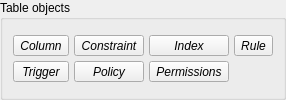
       <widget class="QGroupBox" name="tab_objs_grp">
        <property name="title">
         <string>Table objects</string>
        </property>
        <layout class="QGridLayout" name="gridLayout_7">
         <property name="leftMargin">
          <number>5</number>
         </property>
         <property name="topMargin">
          <number>5</number>
         </property>
         <property name="rightMargin">
          <number>5</number>
         </property>
         <property name="bottomMargin">
          <number>5</number>
         </property>
         <property name="spacing">
          <number>5</number>
         </property>
         <item row="0" column="0">
          <widget class="QWidget" name="tab_objs_btns_wgt" native="true">
           <property name="sizePolicy">
            <sizepolicy hsizetype="Preferred" vsizetype="Fixed">
             <horstretch>0</horstretch>
             <verstretch>0</verstretch>
            </sizepolicy>
           </property>
           <layout class="QGridLayout" name="gridLayout_2">
            <property name="leftMargin">
             <number>5</number>
            </property>
            <property name="topMargin">
             <number>5</number>
            </property>
            <property name="rightMargin">
             <number>5</number>
            </property>
            <property name="bottomMargin">
             <number>5</number>
            </property>
            <property name="spacing">
             <number>5</number>
            </property>
            <item row="0" column="4">
             <widget class="QToolButton" name="constraint_tb">
              <property name="sizePolicy">
               <sizepolicy hsizetype="Preferred" vsizetype="Fixed">
                <horstretch>0</horstretch>
                <verstretch>0</verstretch>
               </sizepolicy>
              </property>
              <property name="font">
               <font>
                <italic>true</italic>
                <bold>false</bold>
               </font>
              </property>
              <property name="focusPolicy">
               <enum>Qt::NoFocus</enum>
              </property>
              <property name="text">
               <string>Constraint</string>
              </property>
              <property name="icon">
               <iconset resource="../../res/resources.qrc">
                <normaloff>:/icons/icons/constraint.png</normaloff>:/icons/icons/constraint.png</iconset>
              </property>
              <property name="iconSize">
               <size>
                <width>32</width>
                <height>32</height>
               </size>
              </property>
              <property name="popupMode">
               <enum>QToolButton::InstantPopup</enum>
              </property>
              <property name="toolButtonStyle">
               <enum>Qt::ToolButtonTextUnderIcon</enum>
              </property>
             </widget>
            </item>
            <item row="0" column="8">
             <widget class="QToolButton" name="index_tb">
              <property name="sizePolicy">
               <sizepolicy hsizetype="Preferred" vsizetype="Fixed">
                <horstretch>0</horstretch>
                <verstretch>0</verstretch>
               </sizepolicy>
              </property>
              <property name="font">
               <font>
                <italic>true</italic>
                <bold>false</bold>
               </font>
              </property>
              <property name="focusPolicy">
               <enum>Qt::NoFocus</enum>
              </property>
              <property name="text">
               <string>Index</string>
              </property>
              <property name="icon">
               <iconset resource="../../res/resources.qrc">
                <normaloff>:/icons/icons/index.png</normaloff>:/icons/icons/index.png</iconset>
              </property>
              <property name="iconSize">
               <size>
                <width>32</width>
                <height>32</height>
               </size>
              </property>
              <property name="popupMode">
               <enum>QToolButton::InstantPopup</enum>
              </property>
              <property name="toolButtonStyle">
               <enum>Qt::ToolButtonTextUnderIcon</enum>
              </property>
             </widget>
            </item>
            <item row="1" column="4">
             <widget class="QToolButton" name="policy_tb">
              <property name="sizePolicy">
               <sizepolicy hsizetype="Preferred" vsizetype="Fixed">
                <horstretch>0</horstretch>
                <verstretch>0</verstretch>
               </sizepolicy>
              </property>
              <property name="font">
               <font>
                <italic>true</italic>
                <bold>false</bold>
               </font>
              </property>
              <property name="focusPolicy">
               <enum>Qt::NoFocus</enum>
              </property>
              <property name="text">
               <string>Policy</string>
              </property>
              <property name="icon">
               <iconset resource="../../res/resources.qrc">
                <normaloff>:/icons/icons/policy.png</normaloff>:/icons/icons/policy.png</iconset>
              </property>
              <property name="iconSize">
               <size>
                <width>32</width>
                <height>32</height>
               </size>
              </property>
              <property name="popupMode">
               <enum>QToolButton::InstantPopup</enum>
              </property>
              <property name="toolButtonStyle">
               <enum>Qt::ToolButtonTextUnderIcon</enum>
              </property>
             </widget>
            </item>
            <item row="0" column="9">
             <widget class="QToolButton" name="rule_tb">
              <property name="sizePolicy">
               <sizepolicy hsizetype="Preferred" vsizetype="Fixed">
                <horstretch>0</horstretch>
                <verstretch>0</verstretch>
               </sizepolicy>
              </property>
              <property name="font">
               <font>
                <italic>true</italic>
                <bold>false</bold>
               </font>
              </property>
              <property name="focusPolicy">
               <enum>Qt::NoFocus</enum>
              </property>
              <property name="text">
               <string>Rule</string>
              </property>
              <property name="icon">
               <iconset resource="../../res/resources.qrc">
                <normaloff>:/icons/icons/rule.png</normaloff>:/icons/icons/rule.png</iconset>
              </property>
              <property name="iconSize">
               <size>
                <width>32</width>
                <height>32</height>
               </size>
              </property>
              <property name="popupMode">
               <enum>QToolButton::InstantPopup</enum>
              </property>
              <property name="toolButtonStyle">
               <enum>Qt::ToolButtonTextUnderIcon</enum>
              </property>
             </widget>
            </item>
            <item row="0" column="2">
             <widget class="QToolButton" name="column_tb">
              <property name="sizePolicy">
               <sizepolicy hsizetype="Preferred" vsizetype="Fixed">
                <horstretch>0</horstretch>
                <verstretch>0</verstretch>
               </sizepolicy>
              </property>
              <property name="font">
               <font>
                <italic>true</italic>
                <bold>false</bold>
               </font>
              </property>
              <property name="focusPolicy">
               <enum>Qt::NoFocus</enum>
              </property>
              <property name="text">
               <string>Column</string>
              </property>
              <property name="icon">
               <iconset resource="../../res/resources.qrc">
                <normaloff>:/icons/icons/column.png</normaloff>:/icons/icons/column.png</iconset>
              </property>
              <property name="iconSize">
               <size>
                <width>32</width>
                <height>32</height>
               </size>
              </property>
              <property name="popupMode">
               <enum>QToolButton::InstantPopup</enum>
              </property>
              <property name="toolButtonStyle">
               <enum>Qt::ToolButtonTextUnderIcon</enum>
              </property>
             </widget>
            </item>
            <item row="1" column="2">
             <widget class="QToolButton" name="trigger_tb">
              <property name="sizePolicy">
               <sizepolicy hsizetype="Preferred" vsizetype="Fixed">
                <horstretch>0</horstretch>
                <verstretch>0</verstretch>
               </sizepolicy>
              </property>
              <property name="font">
               <font>
                <italic>true</italic>
                <bold>false</bold>
               </font>
              </property>
              <property name="focusPolicy">
               <enum>Qt::NoFocus</enum>
              </property>
              <property name="text">
               <string>Trigger</string>
              </property>
              <property name="icon">
               <iconset resource="../../res/resources.qrc">
                <normaloff>:/icons/icons/trigger.png</normaloff>:/icons/icons/trigger.png</iconset>
              </property>
              <property name="iconSize">
               <size>
                <width>32</width>
                <height>32</height>
               </size>
              </property>
              <property name="popupMode">
               <enum>QToolButton::InstantPopup</enum>
              </property>
              <property name="toolButtonStyle">
               <enum>Qt::ToolButtonTextUnderIcon</enum>
              </property>
             </widget>
            </item>
            <item row="1" column="8">
             <widget class="QToolButton" name="tab_perms_tb">
              <property name="sizePolicy">
               <sizepolicy hsizetype="Preferred" vsizetype="Fixed">
                <horstretch>0</horstretch>
                <verstretch>0</verstretch>
               </sizepolicy>
              </property>
              <property name="font">
               <font>
                <italic>true</italic>
                <bold>false</bold>
               </font>
              </property>
              <property name="focusPolicy">
               <enum>Qt::NoFocus</enum>
              </property>
              <property name="text">
               <string>Permissions</string>
              </property>
              <property name="icon">
               <iconset resource="../../res/resources.qrc">
                <normaloff>:/icons/icons/permission.png</normaloff>:/icons/icons/permission.png</iconset>
              </property>
              <property name="iconSize">
               <size>
                <width>32</width>
                <height>32</height>
               </size>
              </property>
              <property name="popupMode">
               <enum>QToolButton::InstantPopup</enum>
              </property>
              <property name="toolButtonStyle">
               <enum>Qt::ToolButtonTextUnderIcon</enum>
              </property>
             </widget>
            </item>
           </layout>
          </widget>
         </item>
        </layout>
       </widget>
